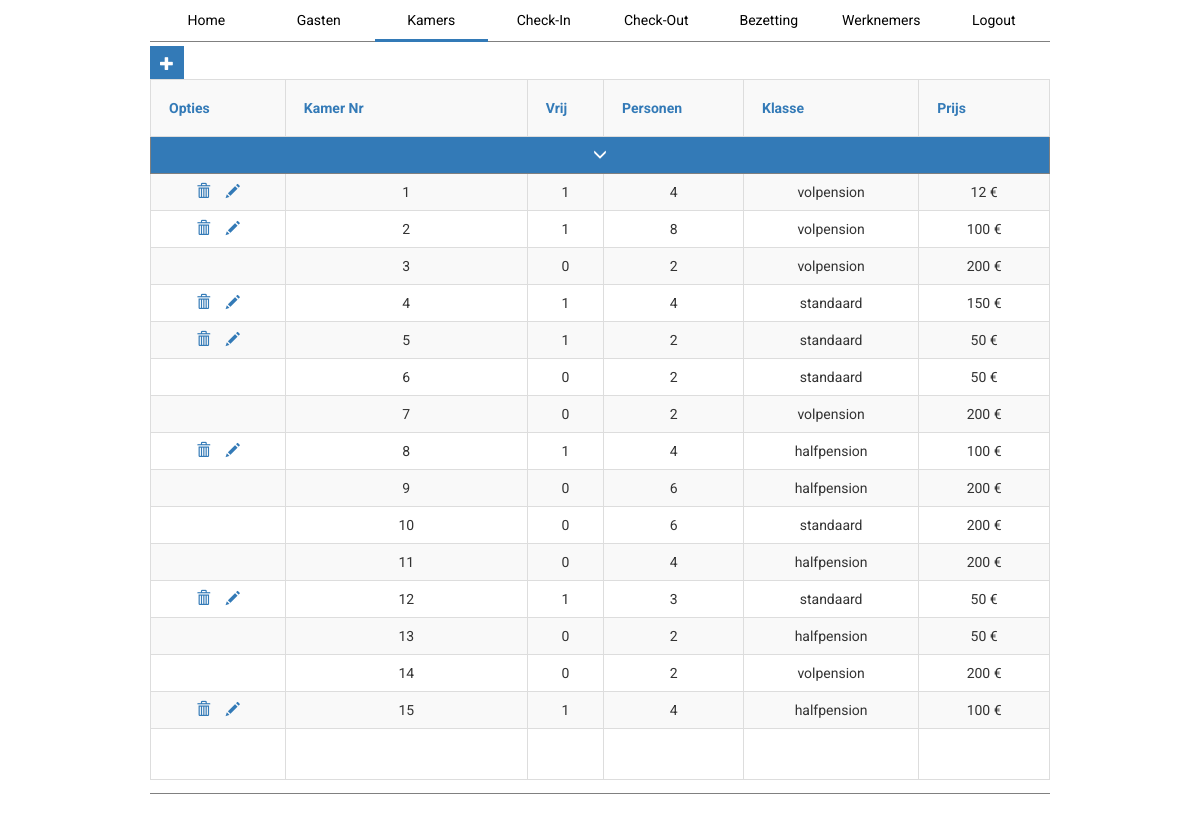
The app's page /rooms.php (signed in) with its own data.
### tables this page shows
CREATE TABLE IF NOT EXISTS `kamers` (
  `id` int(11) NOT NULL,
  `nummer` int(11) NOT NULL,
  `vrij` tinyint(1) NOT NULL,
  `personen` int(11) NOT NULL,
  `prijs` int(11) NOT NULL,
  `klasse` int(11) NOT NULL
);

### www/includes/functies/rooms.php (the view, shortened to what this page needs)
<?php
function getRooms(){
	require("includes/connectie.php");
	try {
		$sql = "SELECT id,nummer, vrij, personen, prijs, naam FROM kamers, klasseopties
		WHERE klasse = klasse_id
		GROUP BY id
		ORDER BY nummer";
		$stmt = $db->prepare($sql);
		$stmt->execute();
		$result = $stmt->fetchAll();
		return $result;
	} catch (PDOException $e) {
		echo $e;
	}
}
function writeRooms($result){
	$isAdmin = $_SESSION["admin"];
	$tr="<tr>";
	if($isAdmin!=null){
		$tr .= "<td>";
		if($result["vrij"]==1){
			$tr .= "<a href='rooms.php?delete_id=".$result["id"]."'>
					<i class='glyphicon glyphicon-trash'></i>
				</a>
				<a href='rooms_edit.php?edit_id=".$result["id"]."'>
					<i class='glyphicon glyphicon-pencil'></i>
				</a>";
		}
		$tr.="</td>";
	}
	$tr.=	"<td>{$result["nummer"]}</td>
		<td>{$result["vrij"]}</td>
		<td>{$result["personen"]}</td>
		<td>{$result["naam"]}</td>
		<td>{$result["prijs"]} &euro;</td>
	</tr>";
	echo $tr;
}
?>

### www/rooms.php (shortened to what this page needs)
<?php
require "includes/functies/rooms.php";
$isAdmin = $_SESSION["admin"];
?>
<div class="content">
	<?php
	if($isAdmin!=null) {
		$adminOptions =
		'<div class="adminoptions">
			<i class="glyphicon glyphicon-plus"></i>
			'.$error.'
		</div>';
		echo $adminOptions;
	}
	?>
	<table class="table table-bordered table-striped table-hover">
	<tr>
		<?php
			if($isAdmin!=null){
				$adminOptions =
				'<th><a href="">Opties</th>';
				echo $adminOptions;
			}
		?>
		<th><a href="">Kamer Nr</a></th>
		<th><a href="">Vrij</a></th>
		<th><a href="">Personen</a></th>
		<th><a href="">Klasse</a></th>
		<th><a href="">Prijs</a></th>
	</tr>
	<form action="<?php $_SERVER['PHP_SELF'] ?>" method="GET" class="kamers-form">
		<tr>
			<td colspan="9" id="filterknop">
				<span class="glyphicon glyphicon-menu-down"></span>
			</td>
		</tr>
		<?php
			if(empty($_GET["filter"])){
				$results = getRooms();
				foreach($results as $result){
					writeRooms($result);
				}
				}
			?>
		</form>
	</table>
</div>
<?php
require "includes/footer.php";
?>

### www/css/base.css (style rules this page uses)
body,div,html { font-family: sans-serif; font-family: 'Roboto', sans-serif; margin: 0; padding: 0; overflow: auto; max-width: 100%; overflow-x: hidden; }
.content { margin-top: 3px; margin-bottom: 3px; margin-left: 12.5%; margin-right: 12.5%; width: 75%; text-align: center; height: 90vh; }
th { padding:0; }
th>a { display: block; padding: 1rem; text-decoration: none; }
th:nth-child(1) { width: 15%; }
table { -webkit-animation-name: revealTable; -webkit-animation-duration: 1s; animation-name: revealTable; animation-duration: 1s; animation: revealTable 1s ease-in-out; }

### www/css/rooms.css (style rules this page uses)
#filterknop { border: solid 1px grey; color: white; background-color: #337ab7; cursor: pointer; }
.adminoptions { margin-left: 0; text-align: left; overflow-y: hidden; }
.adminoptions>i , .adminoptions>a>i { padding: 10px; background-color: #337ab7; color: white; cursor: pointer; float: left; margin-right: 6px; }
.adminoptions>i:hover, { background-color: #EA6A2A ; }
td>a>i { text-align: left; padding-left:6px; padding-right: 6px; }

### records on screen
kamers: nummer "1", vrij "1", personen "4", naam "volpension", prijs "12"
kamers: nummer "2", vrij "1", personen "8", naam "volpension", prijs "100"
kamers: nummer "3", vrij "0", personen "2", naam "volpension", prijs "200"
kamers: nummer "4", vrij "1", personen "4", naam "standaard", prijs "150"
kamers: nummer "5", vrij "1", personen "2", naam "standaard", prijs "50"
kamers: nummer "6", vrij "0", personen "2", naam "standaard", prijs "50"
kamers: nummer "7", vrij "0", personen "2", naam "volpension", prijs "200"
kamers: nummer "8", vrij "1", personen "4", naam "halfpension", prijs "100"
kamers: nummer "9", vrij "0", personen "6", naam "halfpension", prijs "200"
kamers: nummer "10", vrij "0", personen "6", naam "standaard", prijs "200"
kamers: nummer "11", vrij "0", personen "4", naam "halfpension", prijs "200"
kamers: nummer "12", vrij "1", personen "3", naam "standaard", prijs "50"
kamers: nummer "13", vrij "0", personen "2", naam "halfpension", prijs "50"
kamers: nummer "14", vrij "0", personen "2", naam "volpension", prijs "200"
kamers: nummer "15", vrij "1", personen "4", naam "halfpension", prijs "100"

### other values on screen
$titel "Home"
$titel "Gasten"
$titel "Kamers"
$titel "Check-In"
$titel "Check-Out"
$titel "Bezetting"
$titel "Werknemers"
$titel "Logout"
